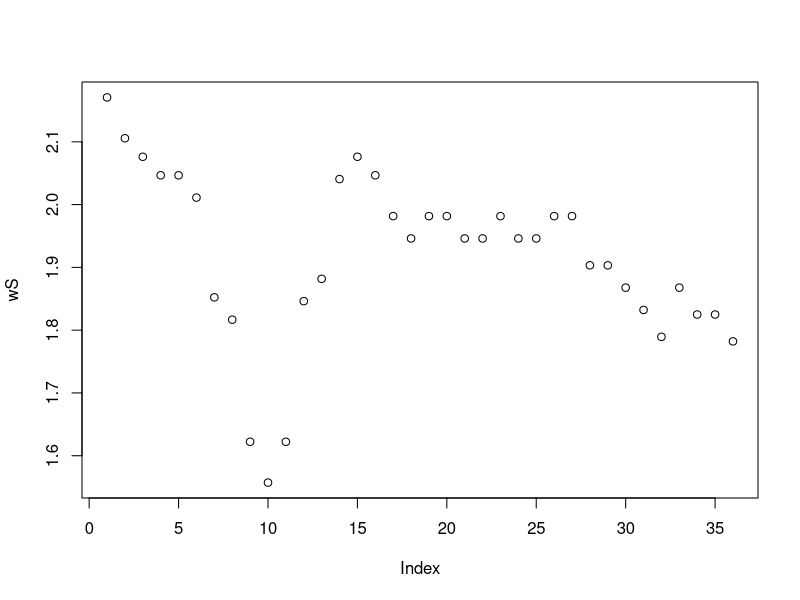
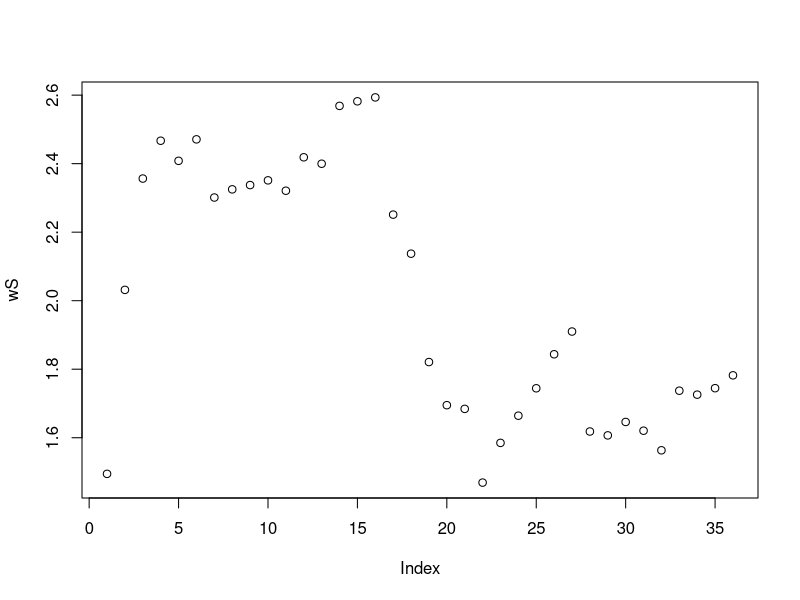
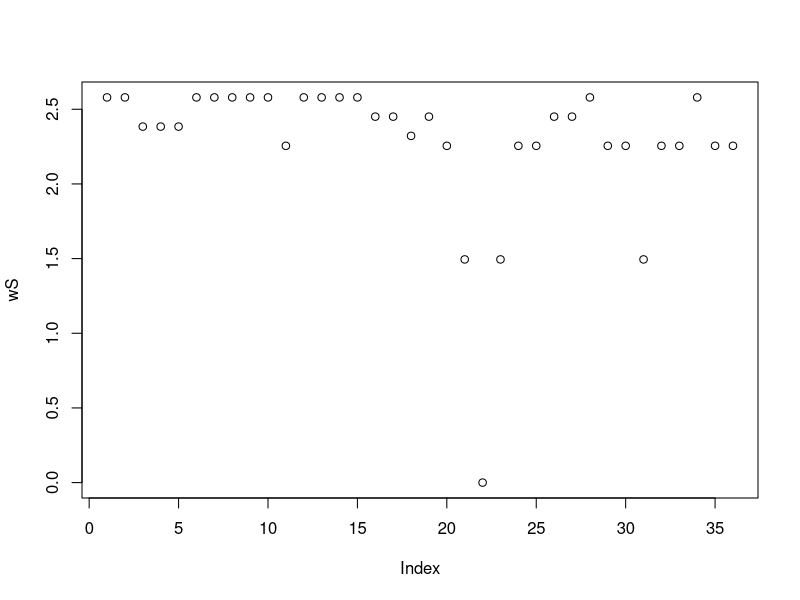

Generate these figures, in order, with R:
## ---- chunk 1
knitr::opts_chunk$set(echo = TRUE)
## ---- chunk 2
-(1)*log(1, base = 2)
## ---- chunk 3
-(0.9)* log(0.9, base = 2) - (0.1) * log(0.1, base = 2)
## ---- chunk 4
c("A", "B", "D", "B", "C", "B",
  "A", "C", "C", "B", "A") -> 
  sequence1

table(sequence1) / sum(table(sequence1)) ->
  probs

sum(-probs * log(probs, base = 2)) ->
  S

## ---- chunk 5
set.seed(42)

sample(x = LETTERS[1:4],          # What to sample from
       size = 20,                 # Sample size
       replace = TRUE) -> phase1
sample(LETTERS[5:8], 20, replace = TRUE) -> phase2

c(phase1, phase2) -> sequence2


table(sequence2) / sum(table(sequence2)) ->
  probs

# Windowed Entropy
#
# It is useful to create a sequence of windowed entropies, like this:

5 -> win_size

# Pre-allocate wS: It's a lot faster and you don't have to worry about
#  "doesn't exist"
vector(mode = "numeric", length = (length(sequence2) - win_size + 1)) ->
  wS

for(index in 1:(length(sequence2) - win_size + 1)) {
  # Calculate the entropy for the terms in the window only.
  sum(-probs[sequence2[index:(index+win_size-1)]] *    
        log(probs[sequence2[index:(index+win_size-1)]],
            base = 2)) ->
    wS[index]
}

plot(wS)
## ---- chunk 6
for(index in 1:(length(sequence2) - win_size + 1)) {
  # The probabilities change, so must be calculated each time
  table(sequence2[1:(index + win_size - 1)]) / # Use only the sequence to date
    sum(table(sequence2[1:(index + win_size - 1)])) ->
    probs
  
  # Calculate the entropy for the terms in the window only.
  sum(-probs[sequence2[index:(index+win_size-1)]] *    
        log(probs[sequence2[index:(index+win_size-1)]],
            base = 2)) ->
    wS[index]
  
  # print(probs)
  # print(wS[index])
}

plot(wS)
## ---- chunk 7
# I did NOT reset the seed, so we'll get different values

sample(x = LETTERS[1:4],          # What to sample from
       size = 20,                 # Sample size
       replace = TRUE) -> phase1
sample(LETTERS[5:8], 20, replace = TRUE) -> phase2

c(phase1, phase2) -> sequence2


table(sequence2) / sum(table(sequence2)) ->
  probs

# Windowed Entropy
#
# It is useful to create a sequence of windowed entropies, like this:

5 -> win_size

# Pre-allocate wS: It's a lot faster and you don't have to worry about
#  "doesn't exist"
vector(mode = "numeric", length = (length(sequence2) - win_size + 1)) ->
  wS

for(index in 1:(length(sequence2) - win_size + 1)) {
  # The probabilities change, so must be calculated each time
  table(sequence2[index:(index + win_size - 1)]) / # Use only the sequence to date
    sum(table(sequence2[index:(index + win_size - 1)])) ->
    probs
  
  # Calculate the entropy for the terms in the window only.
  sum(-probs[sequence2[index:(index+win_size-1)]] *    
        log(probs[sequence2[index:(index+win_size-1)]],
            base = 2)) ->
    wS[index]
  
  # print(probs)
  # print(wS[index])
}

plot(wS)
## ---- chunk 8
double_loop <- function(ss,                 # sample size
                        ws) {               # Window size

  sample(x = LETTERS[1:4],          # What to sample from
       size = ss/2,                 # Sample size
       replace = TRUE) -> phase1
sample(LETTERS[5:8], ss/2, replace = TRUE) -> phase2

c(phase1, phase2) -> sequence2


# table(sequence2) / sum(table(sequence2)) ->
#   probs

# Windowed Entropy
#
# It is useful to create a sequence of windowed entropies, like this:

# 5 -> win_size

# Pre-allocate wS: It's a lot faster and you don't have to worry about
#  "doesn't exist"
vector(mode = "numeric", length = (length(sequence2) - ws + 1)) ->
  wS

for(index in 1:(length(sequence2) - ws + 1)) {
  # The probabilities change, so must be calculated each time
  table(sequence2[index:(index + ws - 1)]) / # Use only the sequence to date
    sum(table(sequence2[index:(index + ws - 1)])) ->
    probs
  
  # Calculate the entropy for the terms in the window only.
  sum(-probs[sequence2[index:(index+ws-1)]] *    
        log(probs[sequence2[index:(index+ws-1)]],
            base = 2)) ->
    wS[index]
  
  # print(probs)
  # print(wS[index])
}

# Find the local maximum that is a maximum. That means the maximum that 
#  isn't the first or last point.

# Return the index of the entropy sequence that is the maximum.
return(which(wS == max(wS[2:(length(wS) - 1)],
           na.rm = TRUE)))
  
}
  
## ---- chunk 9
20 -> R

unlist(replicate(R, 
          double_loop(ss = 40, ws = 10)))
## ---- chunk 10
20 -> R

unlist(replicate(R, double_loop(ss = 40, ws = 1)))
unlist(replicate(R, double_loop(ss = 40, ws = 2)))
unlist(replicate(R, double_loop(ss = 40, ws = 3)))
unlist(replicate(R, double_loop(ss = 40, ws = 4)))
unlist(replicate(R, double_loop(ss = 40, ws = 5)))
unlist(replicate(R, double_loop(ss = 40, ws = 6)))
unlist(replicate(R, double_loop(ss = 40, ws = 7)))
unlist(replicate(R, double_loop(ss = 40, ws = 8)))
unlist(replicate(R, double_loop(ss = 40, ws = 9)))
unlist(replicate(R, double_loop(ss = 40, ws = 10)))

## ---- chunk 11
20 -> R

list() -> entropy_ls
# In R, to print something inside a loop, you must explicitly use "print()".
for(ws2 in 1:20) {
  unlist(replicate(R, double_loop(ss = 40, ws = ws2))) ->
    entropy_ls[[ws2]]
}

